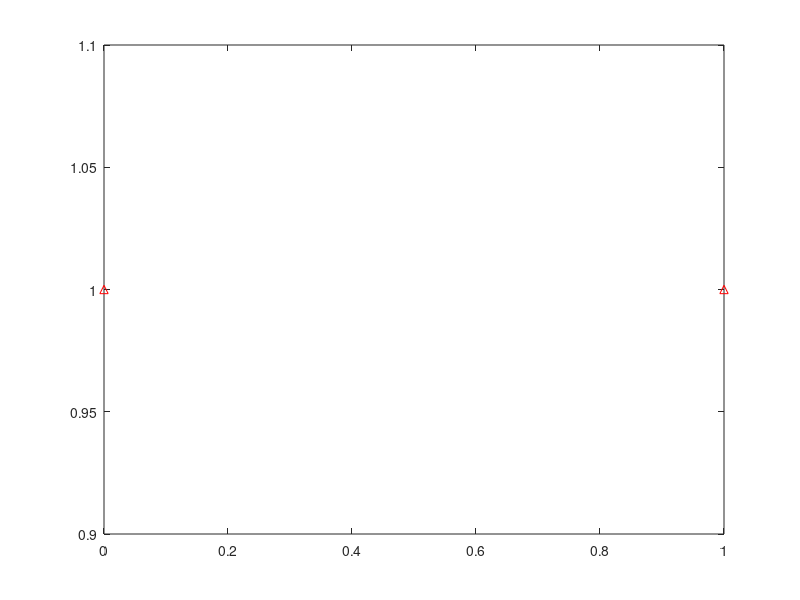

The MATLAB script that drew this image: (Note: this script raises an error after producing the figure.)
%% Sample 7-3
%% 幾何学処理
% 拡大処理
% 
% 画像処理特論
% 
% 村松 正吾 
% 
% 動作確認: MATLAB R2023a
%% Geometric image processing
% Interpolation
% 
% Advanced Topics in Image Processing
% 
% Shogo MURAMATSU
% 
% Verified: MATLAB R2023a
% 準備
% (Preparation)

close all
% 補間率の設定
% (Setting of upsampling factor)
%% 
% * $M$: 補間率 (upsampling factor) 

% Upsampling factor
uFactor = 2;

% Upsampling phase
uPhase = 0;
%% 
% 最近傍補間フィルタのインパルス応答 (Impulse response of nearest-neighbor filter)
% 
% $$f[n]=\left\{\begin{array}{ll} 1& 0\leq n\leq M-1 \\ 0 & \mathrm{otherwise} 
% \end{array}\right.$$
% 
% 一次補間フィルタのインパルス応答 (Impulse response of linear interpolation filter)
% 
% $$f[n]=\left\{\begin{array}{ll} \frac{1}{M}(M-|n|) & -M+1\leq n\leq M-1 \\ 
% 0 & \mathrm{otherwise} \end{array}\right.$$
% 
% オフセットを考慮した場合 (When considering the offset)
% 
% $$f[n]=\left\{\begin{array}{ll} \frac{1}{M}\left(M-\left|n-\frac{1}{2}\right|\right) 
% & -M+1\leq n\leq M \\ 0 & \mathrm{otherwise} \end{array}\right.$$
% 
% ただし，非因果性に注意．(Note that the incausal property.)
%% 
% * $\{f[n]\}_n$: インパルス応答 (Impulse response)

% Filter seletion
ftype = "Nearest neighbor";
offset = false; % Set TRUE for even M, FALSE for odd M to make the handmade bilinear interpolation similar to IMRESIZE

% Impulse response of interpolation filter
if strcmp(ftype,'Nearest neighbor')
    f = ones(1,uFactor);
    offset = false;
elseif strcmp(ftype, 'Bilinear interpolation')
    if ~offset
         f = 1-abs((-uFactor+1):(uFactor-1))/uFactor;
    else
        f = 1-abs(((-uFactor+1):uFactor)-0.5)/uFactor;
    end
else
    error('Invalid ftype')
end
%% フィルタ特性の表示
% (Display of filter characteristics)

% Impulse response
figure(1)
impz(f)
ax = gca;
ax.XLim = [-1 length(f)];
ax.YLim = [-0.2 1.2];
% Frequency response
figure(2)
freqz(f)
ax = gca;
hold on
line([0 1/uFactor 1/uFactor],[20*log10(uFactor) 20*log10(uFactor) ax.YLim(1)],...
    'LineStyle',':','LineWidth',2,'Color','red');
hold off
% 画像への適用
% (Application to images)
% 
% $$v[\mathbf{m}]=\sum_{\mathbf{k}\in\mathbb{Z}^2}u[\mathbf{Mk}]f[\mathbf{m}-\mathbf{Mk}]$$
% 
% 最近傍補間フィルタのインパルス応答 (Impulse response of nearest-neighbor filter)
% 
% $$f[\mathbf{n}]=\left\{\begin{array}{ll} 1 & \mathbf{n}\in \mathcal{N}(\mathbf{M})\\ 
% 0 & \mathrm{otherwise} \end{array}\right.$$
% 
% 双一次補間フィルタのインパルス応答 (Impulse response of bilinear interpolation filter)
% 
% $$f[\mathbf{n}]=\left\{\begin{array}{ll} \mathrm{prod}\left(\mathbf{1}-\mathrm{abs}\left(\mathbf{M}^{-1}\mathbf{n}\right) 
% \right)& \mathbf{n}\in \{\mathbf{Mx}\in\mathbb{Z}^2\ |\ \mathbf{x}\in(-1,1)^2\} 
% \\ 0 & \mathrm{otherwise} \end{array}\right.$$
% 
% オフセットを考慮した場合
% 
% $$f[\mathbf{n}]=\left\{\begin{array}{ll} \mathrm{prod}\left(\mathbf{1}-\mathrm{abs}\left(\mathbf{M}^{-1}\mathbf{n}-\frac{1}{2}\mathbf{1}\right) 
% \right)& \mathbf{n}\in \{\mathbf{Mx}\in\mathbb{Z}^2\ |\ \mathbf{x}\in(-1,1]^2\} 
% \\ 0 & \mathrm{otherwise} \end{array}\right.$$
% 
% ただし， $\mathrm{prod}(\cdot)$ は要素の積．非因果性に注意．(where $\mathrm{prod}(\cdot)$ denotes 
% the product of the array elements. Note that the incausal property.)
% 
% Note that if $\mathbf{M}=\mathrm{diag}(M,M)\Rightarrow \mathrm{prod}(\mathbf{1}-\mathrm{abs}(\mathbf{M}^{-1}\mathbf{n}-\alpha\mathbf{1}))=\frac{1}{M^2}(M-|n_1-\alpha|)(M-|n_2-\alpha|)$ 
% , $\{\mathbf{Mx}\in\mathbb{Z}^2\ |\ \mathbf{x}\in(-1,1)^2\}=\{-M+1,-M+2,\cdots,M-1\}^2$ 
% and $\{\mathbf{Mx}\in\mathbb{Z}^2\ |\ \mathbf{x}\in(-1,1]^2\}=\{-M+1,-M+2,\cdots,M\}^2$.

% Reading an image
u = imread('cameraman.tif');

% Generating an interpolation filter
if strcmp(ftype,'Nearest neighbor')
    [n1,n2] = ndgrid(0:uFactor-1);
    f = ones(uFactor,uFactor);
elseif strcmp(ftype,'Bilinear interpolation')
    if ~offset
        [n1,n2] = ndgrid(-uFactor+1:uFactor-1);
        f = (1-abs(n1)/uFactor).*(1-abs(n2)/uFactor);
    else
        [n1,n2] = ndgrid(-uFactor+1:uFactor);
        f = (1-abs(n1-0.5)/uFactor).*(1-abs(n2-0.5)/uFactor);
    end
else
    error('Invalid ftype')
end
figure(3)
stem3(n2,n1,f,'filled')
axis ij
ax = gca;
ax.XLim = ax.XLim + [-1 1];
ax.YLim = ax.YLim + [-1 1];
figure(4)
freqz2(f)
axis ij
%%

% Bivariate upsampling function
upsample2 = @(x,n,phase) ...
    shiftdim(upsample(...
    shiftdim(upsample(x,...
    n(1),phase(1)),1),...
    n(2),phase(2)),1);

% Interpolation with upsampling and filtering
x = padarray(u,[1 1],'replicate','both');
w = imfilter(upsample2(x,uFactor*[1 1],uPhase*[1 1]),f,'conv');
s = ceil(uFactor/2);
v = w(s+1:s+uFactor*size(u,1),s+1:s+uFactor*size(u,2));

% Interpolation with IMRESIZE
if strcmp(ftype,'Nearest neighbor')
    y = imresize(u,uFactor,'nearest');
elseif strcmp(ftype, 'Bilinear interpolation')
    y = imresize(u,uFactor,'bilinear');
else
    error('Invalid ftype')
end

% 画像表示
% (Display image)
% 
% 原画像 (Original)

figure(5)
imshow(u)
title('Original')
%% 
% 拡大画像 (Interpolated image)

% Definition of MSE
mymse = @(x,y) sum((x-y).^2,'all')/numel(x);

% Display results
figure(6)
imshow(v)
title('Interpolation w/o IMRESIZE')
figure(7)
imshow(y)
title('Interpolation w/ IMRESIZE')
figure(8)
imshow(imabsdiff(v,y))
title(['Absolute difference (MSE = ' num2str(mymse(v,y)) ')'])
%% 
% © Copyright, Shogo MURAMATSU, All rights reserved.